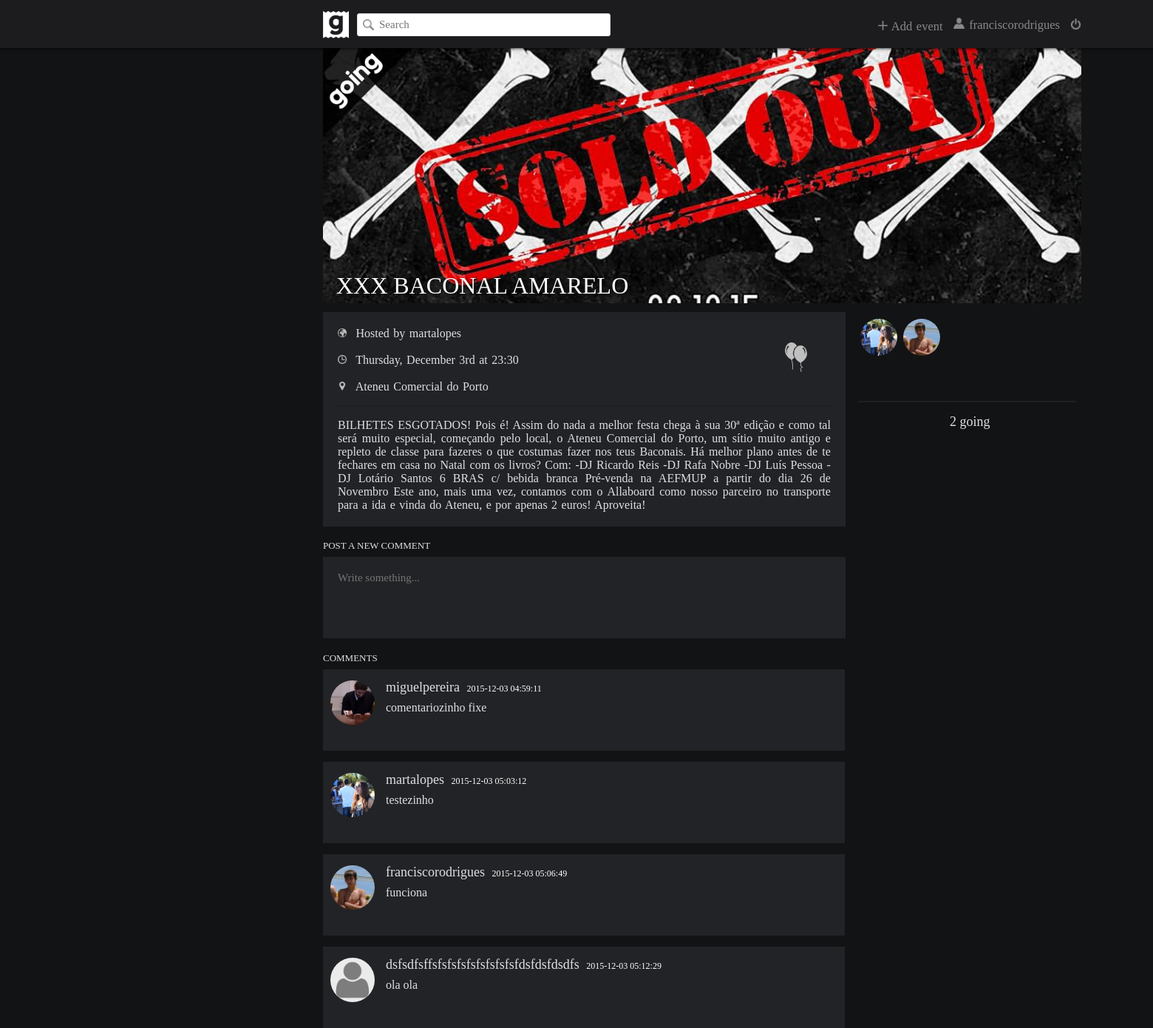
Page /index.php?page=event&id=14 (signed in) on the committed database.
### tables this page shows
CREATE TABLE Events (
	eventID INTEGER PRIMARY KEY AUTOINCREMENT,
	host TEXT NOT NULL,
	banner TEXT,
	name TEXT NOT NULL,
	eventDate DATE NOT NULL,
	location TEXT NOT NULL,
	description TEXT,
	private BOOLEAN,
	type TEXT NOT NULL
);

CREATE TABLE EventGuests (
	eventID INTEGER REFERENCES Events(eventID) ON DELETE CASCADE,
	userID INTEGER REFERENCES Users(userID),
	status TEXT NOT NULL, --invited or going
	PRIMARY KEY(eventID, userID)
);

CREATE TABLE Users (
	userID INTEGER PRIMARY KEY AUTOINCREMENT,
	username TEXT NOT NULL UNIQUE,
	password TEXT NOT NULL,
	email TEXT NOT NULL UNIQUE,
	avatar TEXT,
	accountDate DATE DEFAULT (datetime('now','localtime'))
);

CREATE TABLE Comments (
	commentID INTEGER PRIMARY KEY AUTOINCREMENT,
	content TEXT NOT NULL,
	eventID INTEGER REFERENCES Events(eventID),
	author TEXT NOT NULL,
	commentDate TEXT DEFAULT (datetime('now','localtime'))
);

### database/utilities.php (called while the page is built, shortened)
<?php
	function getEventByID($event_id) {
		global $db;
		$stmt = $db->prepare('SELECT * FROM Events WHERE eventID = ?');
		$stmt->execute(array($event_id));
		return $stmt->fetch();
	}
	function isUserGoing($user_id, $event_id) {
		global $db;
		$stmt = $db->prepare('SELECT * FROM EventGuests WHERE eventID = ? AND userID = ?');
		$stmt->execute(array($event_id, $user_id));
		if (!$stmt->fetch())
			return false;
		else
			return true;
	}
	function getEventComments($event_id) {
		global $db;
		$stmt = $db->prepare('SELECT * FROM Comments WHERE eventID = ?');
		$stmt->execute(array($event_id));
		return $stmt->fetchAll();
	}
	function getUserAvatarByUsername($username) {
		global $db;
		$stmt = $db->prepare('SELECT * FROM Users WHERE username = ?');
		$stmt->execute(array($username));
		$result = $stmt->fetch();
		return $result['avatar'];
	}
	function getUserByID($user_id) {
		global $db;
		$stmt = $db->prepare('SELECT * FROM Users WHERE userID = ?');
		$stmt->execute(array($user_id));
		return $stmt->fetch();
	}
	function getGoings($event_id) {
		global $db;
		$stmt = $db->prepare('SELECT * FROM EventGuests WHERE eventID = ? AND status = ?');
		$stmt->execute(array($event_id, "going"));
		return $stmt->fetchAll();
	}
?>

### pages/event.php (the view, shortened to what this page needs)
	<link rel="stylesheet" href="css/event.css">
	<link rel="stylesheet" href="css/navbar.css">
</head>
<body>
	<?php
		include('navbar.php');
		include('database/connection_external.php');
		include('database/utilities.php');
		if (isset($event_id)) {
			$event = getEventByID($event_id);
			if ($event != null) {
				$event['going'] = isUserGoing($_SESSION['userID'], $event_id);
	?>
	<div id="event-container">
		<div id="event-banner" style='background: url("<?php echo $event['banner']?>") 50% 50% no-repeat; background-size: cover;'>
			<?php
				if($event['going']) {
			?>
			<div id="going-label" style="visibility: visible;"><img src="../images/goingLabel.png" height="120" width="120"></div>
			<?php } ?>
			<div id="event-name"><?php echo $event['name']?></div>
		</div>
		<div id="going-info">
			<div id="going-avatars">
			<?php
				$goings = getGoings($event_id);
				if (!empty($goings)) {
					foreach ($goings as $going) {
						$user = getUserByID($going['userID']);
			?>
				<div class="going-avatar" style="background: url('<?php echo $user['avatar'] ?>') 50% 50% no-repeat; background-size: cover;" title="<?php echo $user['username'] ?>"></div>
			<?php } }?>
			</div>
			<div class="line-divisor"></div>
			<div id="going-number"><?php echo count($goings) ?> going</div>
		</div>
		<div id="event-info">
			<div id="event-type">
				<img src="../images/<?php echo $event['type']?>.png" height="40" width="40" title="<?php echo $event['type']?>">
			</div>
			<ul>
				<li>
					<?php if($event['private'] === true) {?>
						<img src="../images/private.png" height="12" width="12" title="Private">
					<?php } else { ?>
						<img src="../images/public.png" height="12" width="12" title="Public">
					<?php } ?>
					Hosted by <?php echo $event['host']?>
				</li>
				<li><img src="../images/clock.png" height="12" width="12" title="Date"> <?php echo date("l, F jS \a\\t H:i", strtotime($event['eventDate']))?></li>
				<li><img src="../images/location.png" height="12" width="12" title="Location"> <?php echo $event['location']?></li>
				<div class="line-divisor"></div>
				<li><?php echo $event['description']?></li>
			</ul>
		</div>
		<div id="post-comment-title">POST A NEW COMMENT</div>
		<form id="comment-form" action="../database/addcomment.php" method="post">
			<textarea id="comment-box" name="comment-box" rows="4" cols="50" placeholder="Write something..." required></textarea>
		</form>
		<div id="comments-title">COMMENTS</div>
		<?php
			$comments = getEventComments($event_id);
			if (empty($comments)) {
		?>
		<div id="no-comments">Be the first to comment on this event.</div>
		<?php } else
			foreach ($comments as $comment) {
				$avatar = getUserAvatarByUsername($comment['author']);
		?>
		<div class="comment-container">
			<div class="user-avatar" style="background: url('<?php echo $avatar ?>') 50% 50% no-repeat; background-size: cover;"></div>
			<div class="username"><?php echo $comment['author']?> <a class="comment-date"><?php echo $comment['commentDate']?></a></div>
			<div class="comment"><?php echo $comment['content']?></div>
		</div>
		<?php } ?>
	<?php } else {?>
	<div id="not-found">Event not found.</div>
	<?php } ?>
	<?php } else {?>
	<div id="not-found">Event not found.</div>
	<?php } ?>

### pages/header.php (shortened to what this page needs)
<!DOCTYPE html>
<html lang="en">
<head>
	<link rel="stylesheet" href="css/footer.css">

### index.php (shortened to what this page needs)
<?php
	include('pages/header.php');
	$redirectTo = isset($_GET['page']) ? $_GET['page'] : 'signIn';
	switch($redirectTo) {
		case 'event':
			if (isset($_GET['id']))
				$event_id = $_GET['id'];
			include('pages/event.php');
			break;
	}
	include 'pages/footer.php';
?>

### pages/navbar.php (shortened to what this page needs)
<div id="header">
	<a href="../index.php?page=main"><img id="site-logo" src="../images/logas.png" alt="Site logo" height="37" width="35"></a>
	<form id="search-bar" action="../index.php?page=main" method="post">
		<input id="search-box" type="text" placeholder="Search">
	</form>
	<a id="logout-button" href="../database/logout.php"><img  src="../images/logout.png" alt="Logout" height="15" width="15" title="Logout"></a>
	<a id="username" href="#"><img  src="../images/user.png" alt="Logout" height="15" width="15"> <?= $_SESSION['username'] ?></a>
	<div id="add-event-button"><img  src="../images/addEvent.png" alt="Logout" height="13" width="13"> Add event</div>
 	</div>

### pages/footer.php
</body>
</html>

### css/event.css (style rules this page uses)
.line-divisor { background-color: #1e1f22; width: 100%; height: 2px; }
#event-container { width: 54%; position: relative; left: 23%; margin-top: 0px; }
#event-banner { width: 100%; height: 345px; }
#event-name { font-family: 'Proxima Nova'; position: relative; top: 52%; margin-left: 18px; color: white; text-shadow: 2px 2px 6px rgba(0, 0, 0, 1); font-size: 32px; }
#event-info { font-family: 'Proxima Nova Light'; color: #DFE0E6; margin-top: 12px; padding: 20px; width: 65%; height: auto; max-height: 400px; min-height: 131px; background-color: #222326; }
#event-info ul { padding: 0; margin: 0; list-style-type: none; text-align: justify; text-justify: inter-word; overflow: hidden; word-spacing: 1.5px; }
#event-info li img { padding-right: 7px; }
#event-info li:not(:first-child):not(:last-child):not(:nth-last-child(3)) { padding-bottom: 9px; padding-top: 9px; }
#event-info li:nth-last-child(3) { padding-top: 9px; padding-bottom: 16px; }
#event-info li:first-child { padding-bottom: 9px; }
#event-info li:last-child { padding-top: 16px; }
#event-type { position: absolute; float: right; margin-left: 600px; margin-top: 21px; }
#going-info { position: relative; font-family: 'Proxima Nova Light'; color: #DFE0E6; float: right; margin-top: 12px; padding-left: 5px; padding-top: 4px; width: 29.4%; height: 150px; }
#going-info .line-divisor { width: 98%; }
#going-avatars { width: 98%; height: 106px; overflow-y: auto; padding-left: 3px; margin-bottom: 10px; }
#going-number { font-family: 'Proxima Nova'; font-size: 18px; width: 100%; margin-top: 16px; margin-bottom: 10px; text-align: center; }
.going-avatar { width: 50px; height: 50px; float: left; border-radius: 50%; margin-top: 5px; left: 50%; }
.going-avatar:not(:nth-child(5n+5)) { margin-right: 7.5px; }
#post-comment-title { color: #DFE0E6; margin-top: 18px; font-family: 'Proxima Nova'; font-size: 13px; }
#comment-box { font-family: 'Proxima Nova Light'; font-size: 15px; margin-top: 7px; padding: 20px; width: 65%; height: 70px; border: none; color: #DFE0E6; background-color: #222326; resize: none; outline: none; }
#comments-title { color: #DFE0E6; font-family: 'Proxima Nova'; margin-top: 15px; font-size: 13px; }
.comment-container { font-family: 'Proxima Nova Light'; color: #DFE0E6; margin-top: 7px; padding: 10px; width: 66.9%; height: auto; max-height: 700px; min-height: 90px; background-color: #222326; margin-bottom: 15px; }
.user-avatar { width: 60px; height: 60px; float: left; border-radius: 50%; margin-top: 5px; left: 50%; }
.username { font-family: 'Proxima Nova'; font-size: 18px; position: relative; left: 2.2%; float: left; margin-top: 4px; }
.comment-date { font-family: 'Proxima Nova Light'; font-size: 12px; padding-left: 5px; color: white; }
.comment { font-family: 'Proxima Nova Light'; margin-top: 33px; margin-left: 75px; padding-bottom: 4px; font-size: 16px; }

### css/navbar.css (style rules this page uses)
html, body { font-family: 'Proxima Nova'; height: 100%; width: 100%; min-width: 1900px; margin: auto; padding: 0; background-color: #121314; display: none; }
#header { position: relative; top: 0px; left: 0px; width: 100%; background-color: #1C1C1F; height: 65px; overflow: hidden; z-index: 1000; box-shadow: 0px 0px 5px black; }
#logout-button { margin-top: 24.5px; float: right; position: relative; right: 23%; z-index: 1; color: #88898C; text-decoration: none; font-size: 17px; }
#add-event-button { margin-top: 25.5px; margin-right: 14px; float: right; position: relative; right: 23%; z-index: 1; color: #88898C; text-decoration: none; font-size: 16.5px; cursor: pointer; word-spacing: 1.5px; }
#username { position: relative; float: right; right: 23%; color: #88898C; margin-top: 23.5px; margin-right: 14px; text-decoration: none; z-index: 1; font-size: 16.5px; word-spacing: 2.5px; }
#site-logo { margin-top: 15px; margin-right: 9px; float: left; position: relative; left: 23%; }
#search-bar { float: left; position: relative; left: 23%; margin-top: 17.5px; margin-left: 2px; z-index: 2; }
#search-box { height: 27px; width: 330px; top: 50%; padding-left: 9px; border-width: thin; font-size: 15px; font-weight: 400; font-family: 'Proxima Nova'; border: solid 1px #E3E3E3; border-radius: 3px; background-image: url("../images/mglass.png"); background-size: 15px 15px; background-position: left center; background-position: 7px; background-repeat: no-repeat; text-indent: 20px; }

### rows in the picture
events: banner (picture), name "XXX BACONAL AMARELO", type (picture), host "martalopes", eventDate "Thursday, December 3rd at 23:30", location "Ateneu Comercial do Porto", description "BILHETES ESGOTADOS! Pois é! Assim do nada a melhor festa chega à sua 30ª edição e como tal será muito especial, começando pelo local, o Ateneu Comercial do Porto, um sítio muito antigo e repleto de classe para fazeres o que costumas fazer nos teus Baconais. Há melhor plano antes de te fechares em casa no Natal com os livros? Com: -DJ Ricardo Reis -DJ Rafa Nobre -DJ Luís Pessoa -DJ Lotário Santos 6 BRAS c/ bebida branca Pré-venda na AEFMUP a partir do dia 26 de Novembro Este ano, mais uma vez, contamos com o Allaboard como nosso parceiro no transporte para a ida e vinda do Ateneu, e por apenas 2 euros! Aproveita!"
eventguests: userID.username (picture)
eventguests: userID.username (picture)
comments: author.avatar (picture), author "miguelpereira", commentDate "2015-12-03 04:59:11", content "comentariozinho fixe"
comments: author.avatar (picture), author "martalopes", commentDate "2015-12-03 05:03:12", content "testezinho"
comments: author.avatar (picture), author "franciscorodrigues", commentDate "2015-12-03 05:06:49", content "funciona"
comments: author.avatar (placeholder picture), author "dsfsdfsffsfsfsfsfsfsfsfsfsfdsfdsfdsdfs", commentDate "2015-12-03 05:12:29", content "ola ola"

### other values in the picture
$_SESSION['username'] "franciscorodrigues"
count($goings) "2"
